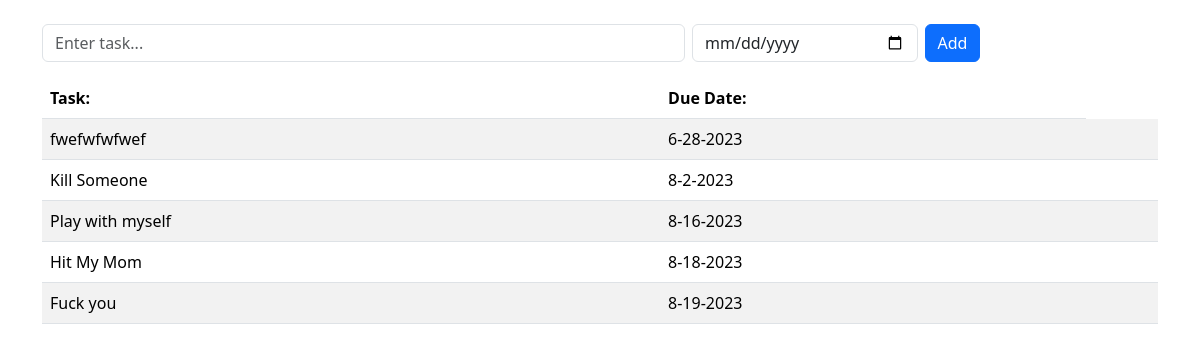
The page / on the database its author committed.
### app.py (models this page shows)
class Tasks(db.Model):
    id = db.Column(db.Integer, primary_key=True)
    task = db.Column(db.String, unique=True, nullable=False)
    due_date = db.Column(db.DateTime, nullable=False)
    complete = db.Column(db.Boolean, default=False)

### app.py (the view)
@app.route('/')
def index():
    my_tasks = Tasks.query.order_by(Tasks.due_date)
    return render_template("index.html", tasks=my_tasks)

### templates/index.html (shortened to what this page needs)
<!doctype html>
<html lang="en">
  <head>
    <link href="https://cdn.jsdelivr.net/npm/bootstrap@5.3.1/dist/css/bootstrap.min.css" rel="stylesheet">
  </head>
  <body>
    <div class="container">
        <br />
        <form action="{{ url_for('add_task') }}" method="POST">
            <div class="input-group mb-3 g-2 row">
                <div class="col-sm-7">
                    <input type="text" name="task" class="form-control" placeholder="Enter task..." aria-label="Username" aria-describedby="basic-addon1">
                </div>
                <div class="col-sm">
                    <input placeholder="Select date" type="date" id="datepicker" class="form-control" name="date">
                </div>
                <div class="col-sm">
                    <button class="btn btn-primary">Add</button>
                </div>
            </div>
        </form>
        <table class="table table-striped">
            <thead>
                <tr>
                    <th>Task:</th>
                    <th>Due Date:</th>
                </tr>
            </thead>
            <tbody>
                {% for task in tasks %}
                    <tr>
                        <td>
                            {{ task.task }}
                        </td>
                        <td>
                            {{ task.due_date.month }}-{{ task.due_date.day }}-{{ task.due_date.year }}
                        </td>
                        <td>
                        </td>
                    </tr>
                {% endfor %}
            </tbody>
        </table>
    </div>
    <link href='https://cdnjs.cloudflare.com/ajax/libs/bootstrap-datepicker/1.9.0/css/bootstrap-datepicker.min.css' rel='stylesheet' type='text/css'>
  </body>
</html>

### rows shown on the page
Tasks: task "fwefwfwfwef", due_date.month "6", due_date.day "28", due_date.year "2023"
Tasks: task "Kill Someone", due_date.month "8", due_date.day "2", due_date.year "2023"
Tasks: task "Play with myself", due_date.month "8", due_date.day "16", due_date.year "2023"
Tasks: task "Hit My Mom", due_date.month "8", due_date.day "18", due_date.year "2023"
Tasks: task "Fuck you", due_date.month "8", due_date.day "19", due_date.year "2023"
